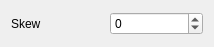
<?xml version="1.0" encoding="UTF-8"?>
<ui version="4.0">
 <class>MergeAnimationControlWidget</class>
 <widget class="QWidget" name="MergeAnimationControlWidget">
  <property name="geometry">
   <rect>
    <x>0</x>
    <y>0</y>
    <width>214</width>
    <height>47</height>
   </rect>
  </property>
  <property name="windowTitle">
   <string>Form</string>
  </property>
  <layout class="QGridLayout" name="gridLayout">
   <item row="0" column="0">
    <widget class="QLabel" name="skewLabel">
     <property name="text">
      <string>Skew</string>
     </property>
    </widget>
   </item>
   <item row="0" column="1">
    <widget class="QSpinBox" name="skewSpinBox">
     <property name="toolTip">
      <string>Sets the distance that each row is offset from the previos row</string>
     </property>
     <property name="minimum">
      <number>-127</number>
     </property>
     <property name="maximum">
      <number>127</number>
     </property>
    </widget>
   </item>
  </layout>
 </widget>
 <resources/>
 <connections/>
</ui>
